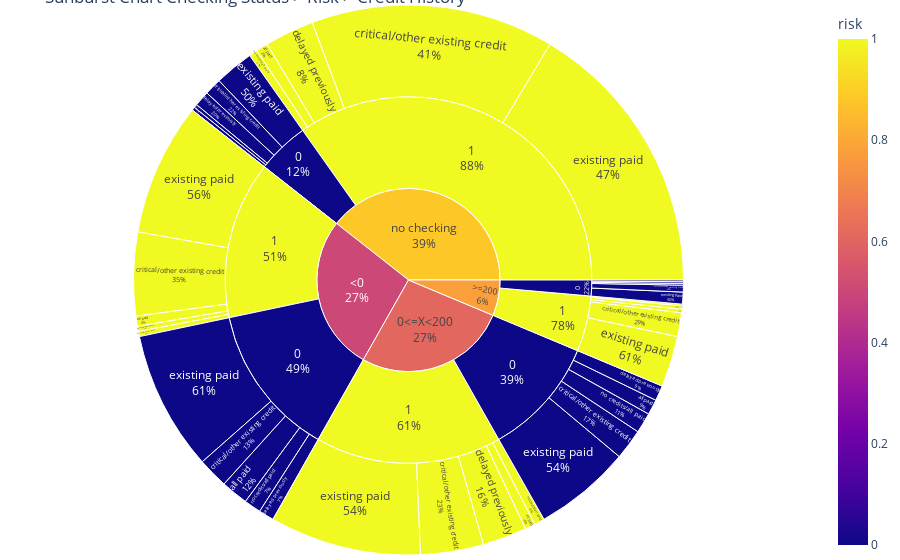

Notebook cell for this chart:
### Markdown cell above
### Wykres sunberst : checking_status > risk > credit_history

### Code cell
black_red1 = [
    '#1A1A1D', '#950740', '#C3073F'
]

fig = px.sunburst(_df,
                 path = [ 'checking_status','risk','credit_history'],
                 color = 'risk',
                 color_discrete_sequence = black_red1,
                 maxdepth = -1,
                 title = 'Sunburst Chart Checking Status > Risk > Credit History')
fig.update_traces(textinfo = 'label+percent parent')
fig.update_layout(margin=dict(t=5, l=5, r=5, b=5))
fig.show()

### Figure 1 — Plotly figure (JSON) as saved in the notebook; plotly's stock layout.template omitted (floating-point values rounded to 4 significant figures)
{"data": [{"branchvalues": "total", "customdata": [[0], [0], [0], [0], [1], [1], [1], [1], [0], [0], [0], [0], [1], [1], [1], [1], [0], [0], [0], [0], [1], [1], [1], [1], [0], [0], [0], [0], [1], [1], [1], [1], [0], [0], [0], [0], [1], [1], [1], [1], [0], [0], [0], [0], [1], [1], [1], [1], [0.6097], [0.5073], [0.7778], [0.8832]], "domain": {"x": [0, 1], "y": [0, 1]}, "hovertemplate": "labels=%{label}<br>count=%{value}<br>parent=%{parent}<br>id=%{id}<br>risk=%{color}<extra></extra>", "ids": ["0<=X<200/0/all paid", "<0/0/all paid", ">=200/0/all paid", "no checking/0/all paid", "0<=X<200/1/all paid", "<0/1/all paid", ">=200/1/all paid", "no checking/1/all paid", "0<=X<200/0/critical/other existing credit", "<0/0/critical/other existing credit", ">=200/0/critical/other existing credit", "no checking/0/critical/other existing credit", "0<=X<200/1/critical/other existing credit", "<0/1/critical/other existing credit", ">=200/1/critical/other existing credit", "no checking/1/critical/other existing credit", "0<=X<200/0/delayed previously", "<0/0/delayed previously", ">=200/0/delayed previously", "no checking/0/delayed previously", "0<=X<200/1/delayed previously", "<0/1/delayed previously", ">=200/1/delayed previously", "no checking/1/delayed previously", "0<=X<200/0/existing paid", "<0/0/existing paid", ">=200/0/existing paid", "no checking/0/existing paid", "0<=X<200/1/existing paid", "<0/1/existing paid", ">=200/1/existing paid", "no checking/1/existing paid", "0<=X<200/0/no credits/all paid", "<0/0/no credits/all paid", ">=200/0/no credits/all paid", "no checking/0/no credits/all paid", "0<=X<200/1/no credits/all paid", "<0/1/no credits/all paid", ">=200/1/no credits/all paid", "no checking/1/no credits/all paid", "0<=X<200/0", "<0/0", ">=200/0", "no checking/0", "0<=X<200/1", "<0/1", ">=200/1", "no checking/1", "0<=X<200", "<0", ">=200", "no checking"], "labels": ["all paid", "all paid", "all paid", "all paid", "all paid", "all paid", "all paid", "all paid", "critical/other existing credit", "critical/other existing credit", "critical/other existing credit", "critical/other existing credit", "critical/other existing credit", "critical/other existing credit", "critical/other existing credit", "critical/other existing credit", "delayed previously", "delayed previously", "delayed previously", "delayed previously", "delayed previously", "delayed previously", "delayed previously", "delayed previously", "existing paid", "existing paid", "existing paid", "existing paid", "existing paid", "existing paid", "existing paid", "existing paid", "no credits/all paid", "no credits/all paid", "no credits/all paid", "no credits/all paid", "no credits/all paid", "no credits/all paid", "no credits/all paid", "no credits/all paid", "0", "0", "0", "0", "1", "1", "1", "1", "0<=X<200", "<0", ">=200", "no checking"], "marker": {"coloraxis": "coloraxis", "colors": [0, 0, 0, 0, 1, 1, 1, 1, 0, 0, 0, 0, 1, 1, 1, 1, 0, 0, 0, 0, 1, 1, 1, 1, 0, 0, 0, 0, 1, 1, 1, 1, 0, 0, 0, 0, 1, 1, 1, 1, 0, 0, 0, 0, 1, 1, 1, 1, 0.6097, 0.5073, 0.7778, 0.8832]}, "maxdepth": -1, "name": "", "parents": ["0<=X<200/0", "<0/0", ">=200/0", "no checking/0", "0<=X<200/1", "<0/1", ">=200/1", "no checking/1", "0<=X<200/0", "<0/0", ">=200/0", "no checking/0", "0<=X<200/1", "<0/1", ">=200/1", "no checking/1", "0<=X<200/0", "<0/0", ">=200/0", "no checking/0", "0<=X<200/1", "<0/1", ">=200/1", "no checking/1", "0<=X<200/0", "<0/0", ">=200/0", "no checking/0", "0<=X<200/1", "<0/1", ">=200/1", "no checking/1", "0<=X<200/0", "<0/0", ">=200/0", "no checking/0", "0<=X<200/1", "<0/1", ">=200/1", "no checking/1", "0<=X<200", "<0", ">=200", "no checking", "0<=X<200", "<0", ">=200", "no checking", "", "", "", ""], "textinfo": "label+percent parent", "type": "sunburst", "values": [9, 16, 1, 2, 6, 6, 2, 7, 18, 18, 4, 10, 37, 49, 14, 143, 9, 9, 1, 9, 26, 3, 2, 29, 57, 82, 7, 23, 89, 78, 30, 164, 12, 10, 1, 2, 6, 3, 1, 5, 105, 135, 14, 46, 164, 139, 49, 348, 269, 274, 63, 394]}], "layout": {"coloraxis": {"colorbar": {"title": {"text": "risk"}}, "colorscale": [[0, "#0d0887"], [0.1111, "#46039f"], [0.2222, "#7201a8"], [0.3333, "#9c179e"], [0.4444, "#bd3786"], [0.5556, "#d8576b"], [0.6667, "#ed7953"], [0.7778, "#fb9f3a"], [0.8889, "#fdca26"], [1, "#f0f921"]]}, "legend": {"tracegroupgap": 0}, "margin": {"b": 5, "l": 5, "r": 5, "t": 5}, "sunburstcolorway": ["#1A1A1D", "#950740", "#C3073F"], "title": {"text": "Sunburst Chart Checking Status > Risk > Credit History"}}}
